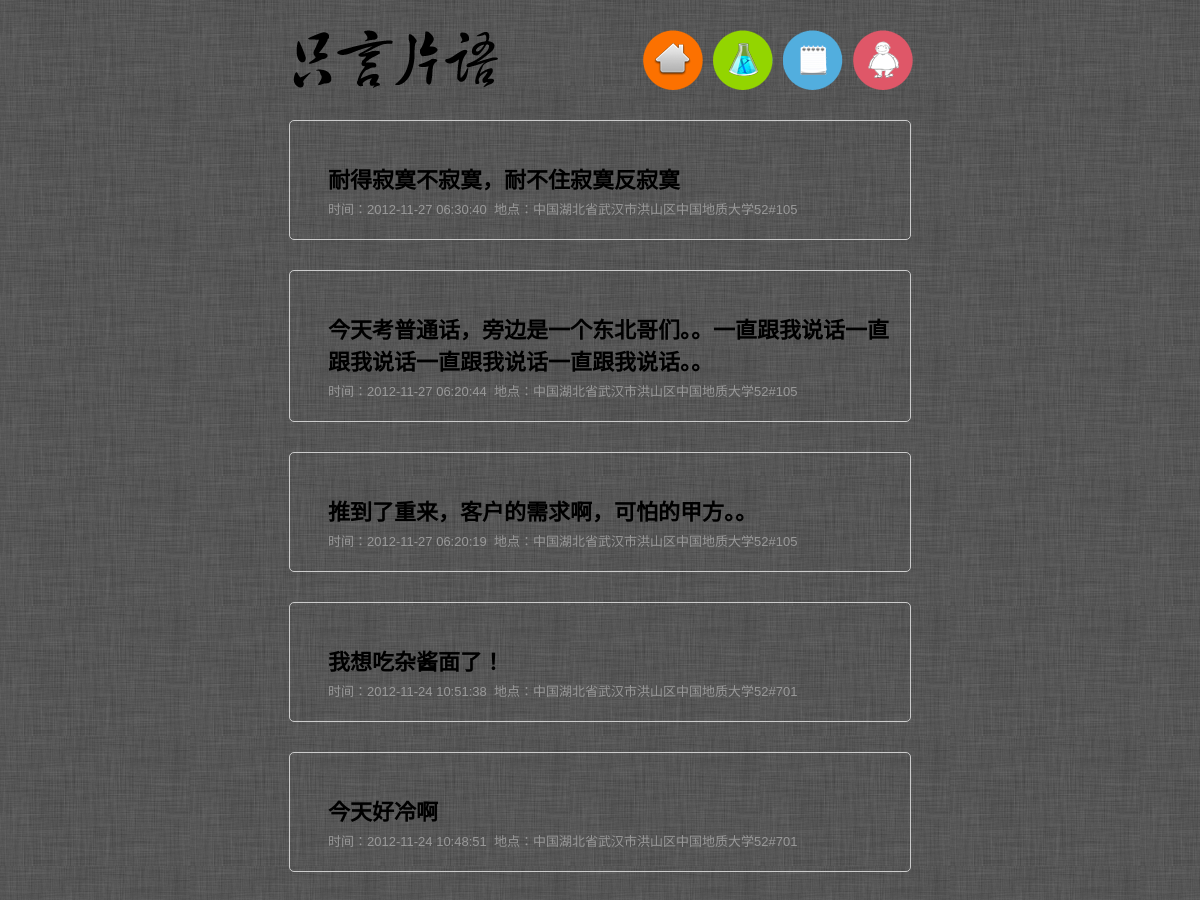
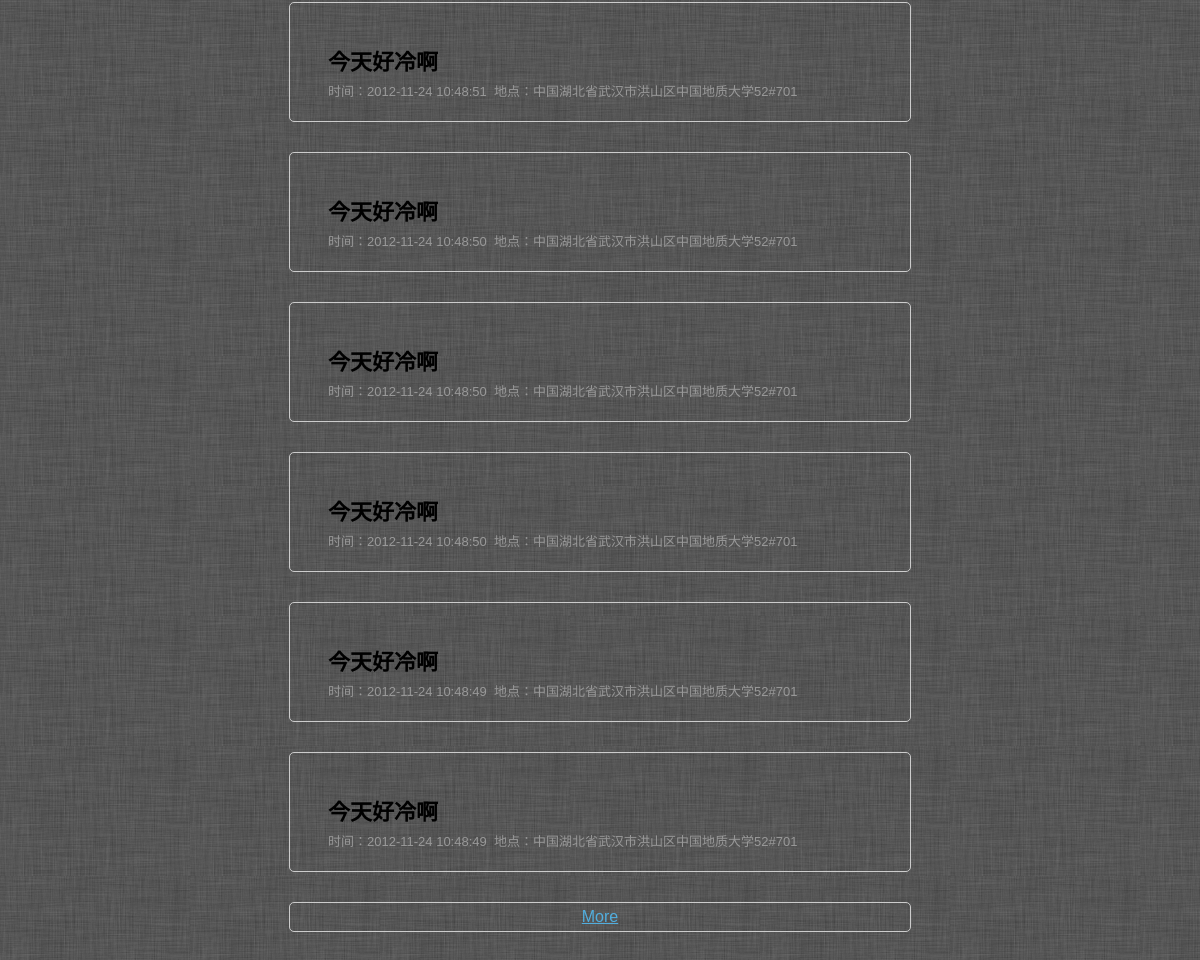
The page / on the database its author committed (2 pictures, top to bottom).
### tables this page shows
CREATE TABLE IF NOT EXISTS `mocon` (
  `id` int(11) unsigned NOT NULL AUTO_INCREMENT,
  `mdcon` varchar(2222) NOT NULL,
  `mdplace` varchar(222) NOT NULL,
  `mdtime` int(10) NOT NULL,
  `isprivate` int(11) NOT NULL,
  PRIMARY KEY (`id`)
);

### index.php (the view, shortened to what this page needs)
<?php
if(isset($_GET['page'])&&is_numeric($_GET['page']))
{
	$page=intval($_GET['page']);
}
else
{
	$page=1;
}
$num=11;
$offset=($page-1)*$num;
if($_SESSION['username']=="")
{
  $info=mysql_query("select * from `mocon` where `isprivate`=0 order by `mdtime` DESC limit $offset,$num");
}
else
{
  $info=mysql_query("select * from `mocon` order by `mdtime` DESC limit $offset,$num");
}
while($it=mysql_fetch_array($info))
{
   $tem[]=array($it['id'],date("Y-m-d H:i:s",$it['mdtime']),$it['mdplace'],$it['mdcon']);
}
?>
<!DOCTYPE HTML>
<head>
<html xmlns="http://www.w3.org/1999/xhtml">
<link rel="stylesheet" href="mood.css" type="text/css"/>
</head>
<body>
<div id="dx_header">
  <div id="head_left"><h1><a href="index.php"><img src="images/logo.png"></a></h1></div>
  <div id="head_right">
    <a id="hd_home" href="index.php" class="nav1" title="返回首页"></a>
    <a id="hd_lab" href="http://lab.yqc.im" target="_blank" class="nav2" title="实验室"></a>
    <a id="hd_blog" href="http://blog.yqc.im" target="_blank" class="nav3" title="博客"></a>
    <a id="hd_about" href="http://about.yqc.im" target="_blank" class="nav4" title="关于我"></a>
  </div>
</div>
<div id="itemlist">
<?php foreach($tem as $item):?>
<div class="block_item">
  <div class="qb"></div>
  <p class="itemcon"><?php echo $item[3];?></p>
  <p class="itemmeta">时间：<?php echo $item[1];?>&nbsp;&nbsp;地点：<?php echo $item[2];?>
  </p>
  <div class="qa">”</div>
</div>
<?php endforeach;?>
<div class="block_more"><p class="con_more"><a id="a_more" href="javascript:void(0);">More</a></p></div>
</div>
</body>
</html>

### mood.css (style rules this page uses)
body { background:url(images/bc.png) repeat fixed left; font-size:16px; font-family: "Century Gothic", "Lucida Grande", Helvetica, Arial, 微軟正黑體, 微软雅黑; }
img { border:none; }
* { margin:0; padding:0; }
#dx_header { width:666px; height:80px; margin: 20px auto; }
#head_left { float:left; width:222px; height:100%; font-size:25px; padding:10px 0 0 10px; }
#head_right { float:right; width:300px; height:100%; padding: 10px 0 0 10px; }
#head_right a { background-image: url("images/dh.png"); width: 60px; height: 32px; display:block; padding:14px 0; float:left; margin-left:10px; }
.nav1 { background-position: 0 0; }
.nav2 { background-position: -60px 0; }
.nav3 { background-position: -120px 0; }
.nav4 { background-position: -180px 0; }
#itemlist { width:622px; margin:0 auto; }
.block_item { margin-bottom:30px; padding:12px 8px 40px 8px; border-radius:5px; border:1px solid #CCC; }
.block_more { border:1px solid #CCC; border-radius:5px; padding:5px 0 5px 0; margin-bottom:30px; }
.con_more { text-align:center; }
.con_more a { color:#52AEDE; }
.qb { line-height: 99; height: 29px; width: 32px; display: block; overflow: hidden; float: left; background: url("images/qb.png") no-repeat; }
.qa { font-size: 0; line-height: 99; height: 29px; width: 32px; display: block; overflow: hidden; float: right; background: url("images/qa.png") no-repeat; }
.itemcon { font-size:22px; clear:both; font-weight:bold; padding:0px 0 5px 30px; }
.itemmeta { clear:both; font-size:13px; float:left; padding-left:30px; color:#999; display:block; width:521px; overflow:hidden; height:32px; }

### rows shown on the page
mocon: mdcon "耐得寂寞不寂寞，耐不住寂寞反寂寞", item "2012-11-27 06:30:40", mdplace "中国湖北省武汉市洪山区中国地质大学52#105"
mocon: mdcon "今天考普通话，旁边是一个东北哥们。。一直跟我说话一直跟我说话一直跟我说话一直跟我说话。。", item "2012-11-27 06:20:44", mdplace "中国湖北省武汉市洪山区中国地质大学52#105"
mocon: mdcon "推到了重来，客户的需求啊，可怕的甲方。。", item "2012-11-27 06:20:19", mdplace "中国湖北省武汉市洪山区中国地质大学52#105"
mocon: mdcon "我想吃杂酱面了！", item "2012-11-24 10:51:38", mdplace "中国湖北省武汉市洪山区中国地质大学52#701"
mocon: mdcon "今天好冷啊", item "2012-11-24 10:48:51", mdplace "中国湖北省武汉市洪山区中国地质大学52#701"
mocon: mdcon "今天好冷啊", item "2012-11-24 10:48:51", mdplace "中国湖北省武汉市洪山区中国地质大学52#701"
mocon: mdcon "今天好冷啊", item "2012-11-24 10:48:50", mdplace "中国湖北省武汉市洪山区中国地质大学52#701"
mocon: mdcon "今天好冷啊", item "2012-11-24 10:48:50", mdplace "中国湖北省武汉市洪山区中国地质大学52#701"
mocon: mdcon "今天好冷啊", item "2012-11-24 10:48:50", mdplace "中国湖北省武汉市洪山区中国地质大学52#701"
mocon: mdcon "今天好冷啊", item "2012-11-24 10:48:49", mdplace "中国湖北省武汉市洪山区中国地质大学52#701"
mocon: mdcon "今天好冷啊", item "2012-11-24 10:48:49", mdplace "中国湖北省武汉市洪山区中国地质大学52#701"
